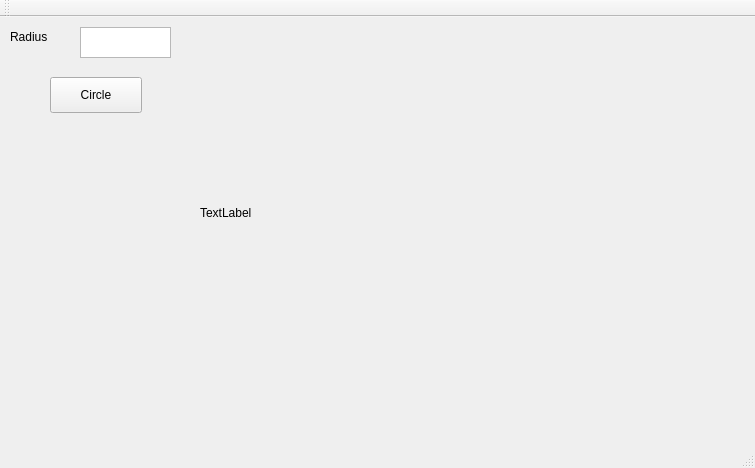
<?xml version="1.0" encoding="UTF-8"?>
<ui version="4.0">
 <class>MainWindow</class>
 <widget class="QMainWindow" name="MainWindow">
  <property name="geometry">
   <rect>
    <x>0</x>
    <y>0</y>
    <width>755</width>
    <height>468</height>
   </rect>
  </property>
  <property name="windowTitle">
   <string>MainWindow</string>
  </property>
  <widget class="QWidget" name="centralWidget">
   <widget class="QTextEdit" name="textEdit">
    <property name="geometry">
     <rect>
      <x>80</x>
      <y>10</y>
      <width>91</width>
      <height>31</height>
     </rect>
    </property>
   </widget>
   <widget class="QLabel" name="label">
    <property name="geometry">
     <rect>
      <x>200</x>
      <y>0</y>
      <width>501</width>
      <height>391</height>
     </rect>
    </property>
    <property name="text">
     <string>TextLabel</string>
    </property>
   </widget>
   <widget class="QLabel" name="label_2">
    <property name="geometry">
     <rect>
      <x>10</x>
      <y>10</y>
      <width>63</width>
      <height>20</height>
     </rect>
    </property>
    <property name="text">
     <string>Radius</string>
    </property>
   </widget>
   <widget class="QPushButton" name="pushButton">
    <property name="geometry">
     <rect>
      <x>50</x>
      <y>60</y>
      <width>92</width>
      <height>36</height>
     </rect>
    </property>
    <property name="text">
     <string>Circle</string>
    </property>
   </widget>
  </widget>
  <widget class="QMenuBar" name="menuBar">
   <property name="geometry">
    <rect>
     <x>0</x>
     <y>0</y>
     <width>755</width>
     <height>28</height>
    </rect>
   </property>
  </widget>
  <widget class="QToolBar" name="mainToolBar">
   <attribute name="toolBarArea">
    <enum>TopToolBarArea</enum>
   </attribute>
   <attribute name="toolBarBreak">
    <bool>false</bool>
   </attribute>
  </widget>
  <widget class="QStatusBar" name="statusBar"/>
 </widget>
 <layoutdefault spacing="6" margin="11"/>
 <resources/>
 <connections/>
</ui>
